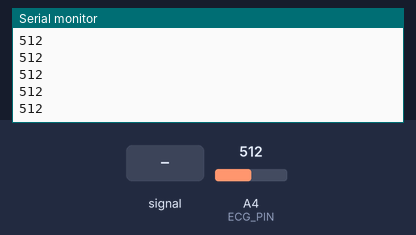
This sketch was run on a simulated Arduino Uno, built with avr-gcc and run on an emulated ATmega328P. Parts: the last lines printed to the serial monitor. The test bench sets the inputs (shaded band); at power-on: A4 (ECG_PIN) = 512.

Above: at 2.2 s.
2.3 s: A4 (ECG_PIN) fed a 200 Hz sine of ±81 counts around its level
At 3.2 s:
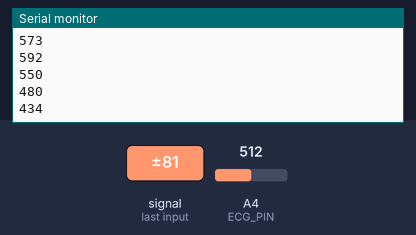
3.8 s: A4 (ECG_PIN) set to 716
At 4.9 s:
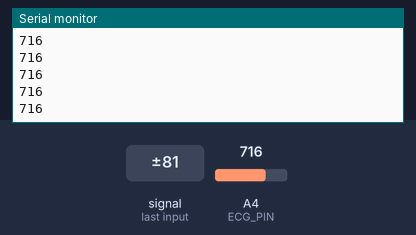
5.3 s: A4 (ECG_PIN) fed a 1000 Hz sine of ±255 counts around its level
6.8 s: A4 (ECG_PIN) set to 900
At 7.5 s:
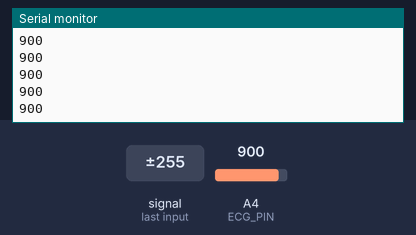
Timing chart, 0 to 9.3 s (numbered marks = the images above; inputs shaded):
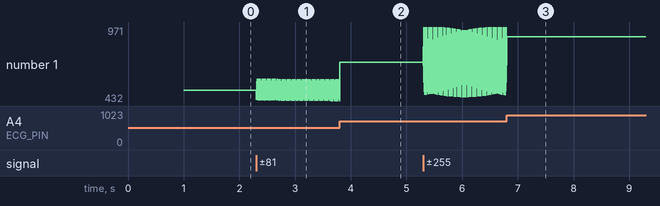

Measured:
- after the input at 2.3 s, the serial monitor: prints a new line at once (image 1)
- plotted number 1: 512 → 432 after the input at 2.3 s

The sketch:

sketch_nov2a.ino
```cpp
#define ECG_PIN 4  // AD8232 Output connected to GPIO34

void setup() {
  Serial.begin(115200);
  delay(1000);
  Serial.println("🫀 ECG Sensor Started...");
}

void loop() {
  int ecgValue = analogRead(ECG_PIN); // Read ECG analog signal (0–4095)

  // Print only the value (important for Serial Plotter)
  Serial.println(ecgValue);

  delay(4); // ~250 samples per second (1000/4 = 250 Hz)
}
```
